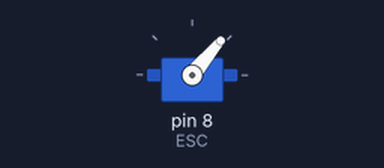
The sketch below on a simulated Arduino Uno, built with avr-gcc and run on an emulated ATmega328P. Shown: servo.

Above: at 5.1 s.
Timing chart, 0 to 6.6 s (numbered marks = the images above):
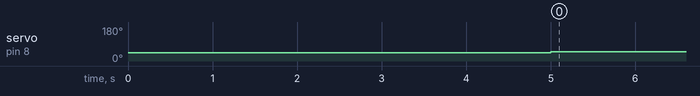

Measured:
- by itself, servo on pin 8 (ESC): 44° → 50° at 5.0 s

The sketch:

ESC.ino.ino
```cpp
#include <Servo.h>

Servo ESC;

void setup() {
  // put your setup code here, to run once:
  ESC.attach(8);
  ESC.writeMicroseconds(1000);
  delay(5000);
}

void loop() {
  // put your main code here, to run repeatedly:
  ESC.write(50);
  delay(20);
}
```
